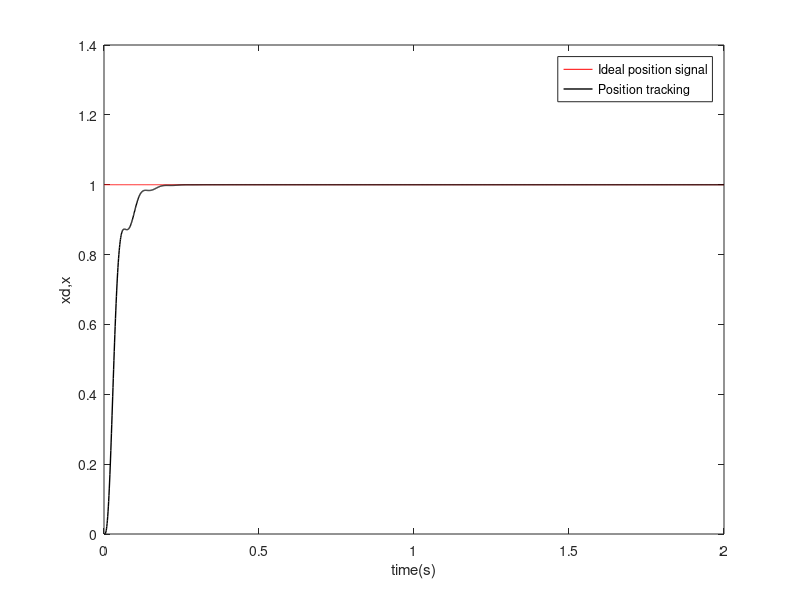

The MATLAB source for this figure:
close all;
clear; clc;

% uncomment the following line if you are using Octave.
% pkg load control

%% parameters
dt = 0.001;   % sampling period

% initial values
u_1 = 0.0;    % u(k-1)
u_2 = 0.0;    % u(k-2)
u_3 = 0.0;    % u(k-3)

x_1 = 0.0;    % x(k-1)
x_2 = 0.0;    % x(k-2)
x_3 = 0.0;    % x(k-3)

e_curr = 0; % current error
e_last = 0; % last error
e_sum = 0;  % interation
e_diff = 0; % differential

% gain parameters
kp = 0.5;
ki = 0.001;
kd = 0.001; 

%% system discretization
sys = tf(5.235e005,[1,87.35,1.047e004,0]);
dsys = c2d(sys,dt,'z');
[num,den] = tfdata(dsys,'v');
n = size(num, 2);
num = num(n-2:n);

for k=1:1:2000
time(k)=k*dt;
   
% controller
u(k) = kp*e_curr + ki*e_sum + kd*e_diff;

%Linear model
x(k)=-den(2)*x_1-den(3)*x_2-den(4)*x_3+num(1)*u_1+num(2)*u_2+num(3)*u_3;

% data recording
xd(k) = 1;  % step singal
error(k) = xd(k)-x(k);

% update
e_last = e_curr;
e_curr = error(k);
e_sum = e_sum + e_curr*dt;
e_diff = (e_curr - e_last)/dt;

u_3 = u_2; u_2 = u_1; u_1 = u(k);
x_3 = x_2; x_2 = x_1; x_1 = x(k);

end

%% plot data
figure(1);
plot(time,xd,'r',time,x,'k','linewidth',1);
xlabel('time(s)');ylabel('xd,x');
legend('Ideal position signal','Position tracking');
